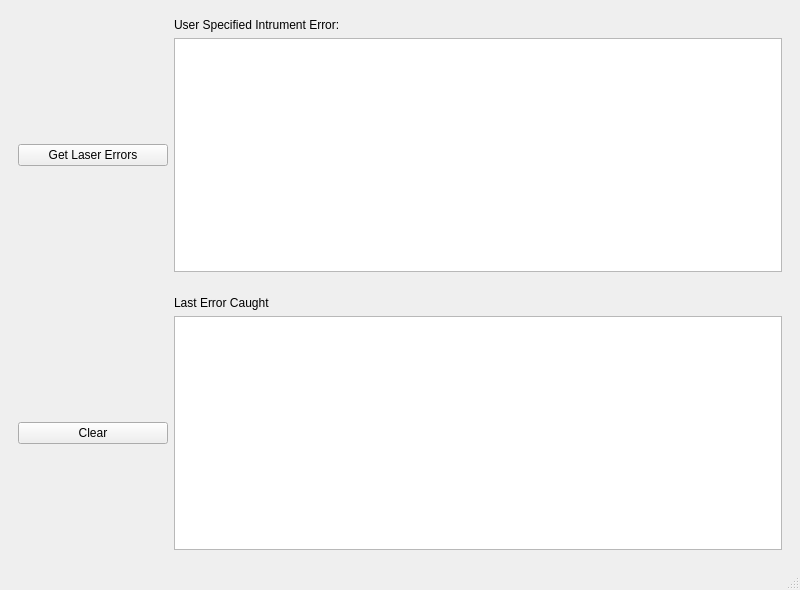
<?xml version="1.0" encoding="UTF-8"?>
<ui version="4.0">
 <class>DevWindow</class>
 <widget class="QMainWindow" name="DevWindow">
  <property name="geometry">
   <rect>
    <x>0</x>
    <y>0</y>
    <width>800</width>
    <height>590</height>
   </rect>
  </property>
  <property name="windowTitle">
   <string>Developer Window</string>
  </property>
  <property name="styleSheet">
   <string notr="true">QToolTip {
    border: 1px solid #76797C;
    background-color: #5A7566;
    color: white;
    padding: 0px;                /*remove padding, for fix combobox tooltip.*/
    opacity: 200;
}

QWidget {
    color: #eff0f1;
    background-color: #31363b;
    selection-background-color: #3daee9;
    selection-color: #eff0f1;
    background-clip: border;
    border-image: none;
    border: 0px transparent black;
    outline: 0;
}

QWidget:item:hover {
    background-color: #18465d;
    color: #eff0f1;
}

QWidget:item:selected {
    background-color: #18465d;
}

QCheckBox {
    spacing: 5px;
    outline: none;
    color: #eff0f1;
    margin-bottom: 2px;
}

QCheckBox:disabled {
    color: #76797C;
}

QCheckBox::indicator,
QGroupBox::indicator {
    width: 18px;
    height: 18px;
}

QGroupBox::indicator {
    margin-left: 2px;
}

QCheckBox::indicator:unchecked {
    image: url(:/qss_icons/rc/checkbox_unchecked.png);
}

QCheckBox::indicator:unchecked:hover,
QCheckBox::indicator:unchecked:pressed,
QGroupBox::indicator:unchecked:hover,
QGroupBox::indicator:unchecked:pressed {
    border: none;
    image: url(:/qss_icons/rc/checkbox_unchecked_focus.png);
}

QCheckBox::indicator:checked {
    image: url(:/qss_icons/rc/checkbox_checked_focus.png);
}

QCheckBox::indicator:checked:hover,
QCheckBox::indicator:checked:pressed,
QGroupBox::indicator:checked:hover,
QGroupBox::indicator:checked:pressed {
    border: none;
    image: url(:/qss_icons/rc/checkbox_checked_focus.png);
}

QCheckBox::indicator:indeterminate {
    image: url(:/qss_icons/rc/checkbox_indeterminate.png);
}

QCheckBox::indicator:indeterminate:hover,
QCheckBox::indicator:indeterminate:pressed {
    image: url(:/qss_icons/rc/checkbox_indeterminate_focus.png);
}

QCheckBox::indicator:checked:disabled,
QGroupBox::indicator:checked:disabled {
    image: url(:/qss_icons/rc/checkbox_checked_disabled.png);
}

QCheckBox::indicator:unchecked:disabled,
QGroupBox::indicator:unchecked:disabled {
    image: url(:/qss_icons/rc/checkbox_unchecked_disabled.png);
}

QRadioButton {
    spacing: 5px;
    outline: none;
    color: #eff0f1;
    margin-bottom: 2px;
}

QRadioButton:disabled {
    color: #76797C;
}

QRadioButton::indicator {
    width: 21px;
    height: 21px;
}

QRadioButton::indicator:unchecked {
    image: url(:/qss_icons/rc/radio_unchecked.png);
}

QRadioButton::indicator:unchecked:hover,
QRadioButton::indicator:unchecked:pressed {
    border: none;
    outline: none;
    image: url(:/qss_icons/rc/radio_unchecked_focus.png);
}

QRadioButton::indicator:checked {
    border: none;
    outline: none;
    image: url(:/qss_icons/rc/radio_checked.png);
}

QRadioButton::indicator:checked:hover,
QRadioButton::indicator:checked:pressed {
    border: none;
    outline: none;
    image: url(:/qss_icons/rc/radio_checked_focus.png);
}

QRadioButton::indicator:checked:disabled {
    outline: none;
    image: url(:/qss_icons/rc/radio_checked_disabled.png);
}

QRadioButton::indicator:unchecked:disabled {
    image: url(:/qss_icons/rc/radio_unchecked_disabled.png);
}

QMenuBar {
    background-color: #31363b;
    color: #eff0f1;
}

QMenuBar::item {
    background: transparent;
}

QMenuBar::item:selected {
    background: transparent;
    border: 1px solid #76797C;
}

QMenuBar::item:pressed {
    border: 1px solid #76797C;
    background-color: #3daee9;
    color: #eff0f1;
    margin-bottom: -1px;
    padding-bottom: 1px;
}

QMenu {
    border: 1px solid #76797C;
    color: #eff0f1;
    margin: 2px;
}

QMenu::icon {
    margin: 5px;
}

QMenu::item {
    padding: 5px 30px 5px 30px;
    border: 1px solid transparent;
    /* reserve space for selection border */
}

QMenu::item:selected {
    color: #eff0f1;
}

QMenu::separator {
    height: 2px;
    background: lightblue;
    margin-left: 10px;
    margin-right: 5px;
}

QMenu::indicator {
    width: 18px;
    height: 18px;
}


/* non-exclusive indicator = check box style indicator
   (see QActionGroup::setExclusive) */

QMenu::indicator:non-exclusive:unchecked {
    image: url(:/qss_icons/rc/checkbox_unchecked.png);
}

QMenu::indicator:non-exclusive:unchecked:selected {
    image: url(:/qss_icons/rc/checkbox_unchecked_disabled.png);
}

QMenu::indicator:non-exclusive:checked {
    image: url(:/qss_icons/rc/checkbox_checked_focus.png);
}

QMenu::indicator:non-exclusive:checked:selected {
    image: url(:/qss_icons/rc/checkbox_checked_disabled.png);
}


/* exclusive indicator = radio button style indicator (see QActionGroup::setExclusive) */

QMenu::indicator:exclusive:unchecked {
    image: url(:/qss_icons/rc/radio_unchecked.png);
}

QMenu::indicator:exclusive:unchecked:selected {
    image: url(:/qss_icons/rc/radio_unchecked_disabled.png);
}

QMenu::indicator:exclusive:checked {
    image: url(:/qss_icons/rc/radio_checked.png);
}

QMenu::indicator:exclusive:checked:selected {
    image: url(:/qss_icons/rc/radio_checked_disabled.png);
}

QMenu::right-arrow {
    margin: 5px;
    image: url(:/qss_icons/rc/right_arrow.png)
}

QWidget:disabled {
    color: #454545;
    background-color: #31363b;
}

QAbstractItemView {
    alternate-background-color: #31363b;
    color: #eff0f1;
    border: 1px solid #3A3939;
    border-radius: 2px;
}

QWidget:focus,
QMenuBar:focus {
    border: 1px solid #3daee9;
}

QTabWidget:focus,
QCheckBox:focus,
QRadioButton:focus,
QSlider:focus {
    border: none;
}

QLineEdit {
    background-color: #232629;
    padding: 5px;
    border-style: solid;
    border: 1px solid #76797C;
    border-radius: 2px;
    color: #eff0f1;
}

QAbstractItemView QLineEdit {
    padding: 0;
}

QGroupBox {
    border: 1px solid #76797C;
    border-radius: 2px;
    margin-top: 20px;
}

QGroupBox::title {
    subcontrol-origin: margin;
    subcontrol-position: top center;
    padding-left: 10px;
    padding-right: 10px;
    padding-top: 10px;
}

QAbstractScrollArea {
    border-radius: 2px;
    border: 1px solid #76797C;
    background-color: transparent;
}

QScrollBar:horizontal {
    height: 15px;
    margin: 3px 15px 3px 15px;
    border: 1px transparent #2A2929;
    border-radius: 4px;
    background-color: #2A2929;
}

QScrollBar::handle:horizontal {
    background-color: #605F5F;
    min-width: 5px;
    border-radius: 4px;
}

QScrollBar::add-line:horizontal {
    margin: 0px 3px 0px 3px;
    border-image: url(:/qss_icons/rc/right_arrow_disabled.png);
    width: 10px;
    height: 10px;
    subcontrol-position: right;
    subcontrol-origin: margin;
}

QScrollBar::sub-line:horizontal {
    margin: 0px 3px 0px 3px;
    border-image: url(:/qss_icons/rc/left_arrow_disabled.png);
    height: 10px;
    width: 10px;
    subcontrol-position: left;
    subcontrol-origin: margin;
}

QScrollBar::add-line:horizontal:hover,
QScrollBar::add-line:horizontal:on {
    border-image: url(:/qss_icons/rc/right_arrow.png);
    height: 10px;
    width: 10px;
    subcontrol-position: right;
    subcontrol-origin: margin;
}

QScrollBar::sub-line:horizontal:hover,
QScrollBar::sub-line:horizontal:on {
    border-image: url(:/qss_icons/rc/left_arrow.png);
    height: 10px;
    width: 10px;
    subcontrol-position: left;
    subcontrol-origin: margin;
}

QScrollBar::up-arrow:horizontal,
QScrollBar::down-arrow:horizontal {
    background: none;
}

QScrollBar::add-page:horizontal,
QScrollBar::sub-page:horizontal {
    background: none;
}

QScrollBar:vertical {
    background-color: #2A2929;
    width: 15px;
    margin: 15px 3px 15px 3px;
    border: 1px transparent #2A2929;
    border-radius: 4px;
}

QScrollBar::handle:vertical {
    background-color: #605F5F;
    min-height: 5px;
    border-radius: 4px;
}

QScrollBar::sub-line:vertical {
    margin: 3px 0px 3px 0px;
    border-image: url(:/qss_icons/rc/up_arrow_disabled.png);
    height: 10px;
    width: 10px;
    subcontrol-position: top;
    subcontrol-origin: margin;
}

QScrollBar::add-line:vertical {
    margin: 3px 0px 3px 0px;
    border-image: url(:/qss_icons/rc/down_arrow_disabled.png);
    height: 10px;
    width: 10px;
    subcontrol-position: bottom;
    subcontrol-origin: margin;
}

QScrollBar::sub-line:vertical:hover,
QScrollBar::sub-line:vertical:on {
    border-image: url(:/qss_icons/rc/up_arrow.png);
    height: 10px;
    width: 10px;
    subcontrol-position: top;
    subcontrol-origin: margin;
}

QScrollBar::add-line:vertical:hover,
QScrollBar::add-line:vertical:on {
    border-image: url(:/qss_icons/rc/down_arrow.png);
    height: 10px;
    width: 10px;
    subcontrol-position: bottom;
    subcontrol-origin: margin;
}

QScrollBar::up-arrow:vertical,
QScrollBar::down-arrow:vertical {
    background: none;
}

QScrollBar::add-page:vertical,
QScrollBar::sub-page:vertical {
    background: none;
}

QTextEdit {
    background-color: #232629;
    color: #eff0f1;
    border: 1px solid #76797C;
}

QPlainTextEdit {
    background-color: #232629;
    ;
    color: #eff0f1;
    border-radius: 2px;
    border: 1px solid #76797C;
}

QHeaderView::section {
    background-color: #76797C;
    color: #eff0f1;
    padding: 5px;
    border: 1px solid #76797C;
}

QSizeGrip {
    image: url(:/qss_icons/rc/sizegrip.png);
    width: 12px;
    height: 12px;
}

QMainWindow::separator {
    background-color: #31363b;
    color: white;
    padding-left: 4px;
    spacing: 2px;
    border: 1px dashed #76797C;
}

QMainWindow::separator:hover {
    background-color: #787876;
    color: white;
    padding-left: 4px;
    border: 1px solid #76797C;
    spacing: 2px;
}

QMenu::separator {
    height: 1px;
    background-color: #76797C;
    color: white;
    padding-left: 4px;
    margin-left: 10px;
    margin-right: 5px;
}

QFrame {
    border-radius: 2px;
    border: 1px solid #76797C;
}

QFrame[frameShape=&quot;0&quot;] {
    border-radius: 2px;
    border: 1px transparent #76797C;
}

QStackedWidget {
    border: 1px transparent black;
}

QToolBar {
    border: 1px transparent #393838;
    background: 1px solid #31363b;
    font-weight: bold;
}

QToolBar::handle:horizontal {
    image: url(:/qss_icons/rc/Hmovetoolbar.png);
}

QToolBar::handle:vertical {
    image: url(:/qss_icons/rc/Vmovetoolbar.png);
}

QToolBar::separator:horizontal {
    image: url(:/qss_icons/rc/Hsepartoolbar.png);
}

QToolBar::separator:vertical {
    image: url(:/qss_icons/rc/Vsepartoolbar.png);
}

QToolButton#qt_toolbar_ext_button {
    background: #58595a
}

QPushButton {
    color: #eff0f1;
    background-color: #31363b;
    border-width: 1px;
    border-color: #76797C;
    border-style: solid;
    padding: 5px;
    border-radius: 2px;
    outline: none;
}

QPushButton:disabled {
    background-color: #31363b;
    border-width: 1px;
    border-color: #454545;
    border-style: solid;
    padding-top: 5px;
    padding-bottom: 5px;
    padding-left: 10px;
    padding-right: 10px;
    border-radius: 2px;
    color: #454545;
}


QPushButton:pressed {
    background-color: #3daee9;
    padding-top: -15px;
    padding-bottom: -17px;
}

QComboBox {
    selection-background-color: #3daee9;
    border-style: solid;
    border: 1px solid #76797C;
    border-radius: 2px;
    padding: 5px;
    min-width: 75px;
}

QComboBox:hover,
QPushButton:hover,
QAbstractSpinBox:hover,
QLineEdit:hover,
QTextEdit:hover,
QPlainTextEdit:hover,
QAbstractView:hover,
QTreeView:hover {
    border: 1px solid #3daee9;
    color: #eff0f1;
}

QComboBox:on {
    padding-top: 3px;
    padding-left: 4px;
    selection-background-color: #4a4a4a;
}

QComboBox QAbstractItemView {
    background-color: #232629;
    border-radius: 2px;
    border: 1px solid #76797C;
    selection-background-color: #18465d;
}

QComboBox::drop-down {
    subcontrol-origin: padding;
    subcontrol-position: top right;
    width: 15px;
    border-left-width: 0px;
    border-left-color: darkgray;
    border-left-style: solid;
    border-top-right-radius: 3px;
    border-bottom-right-radius: 3px;
}

QComboBox::down-arrow {
    image: url(:/qss_icons/rc/down_arrow_disabled.png);
}

QComboBox::down-arrow:on,
QComboBox::down-arrow:hover,
QComboBox::down-arrow:focus {
    image: url(:/qss_icons/rc/down_arrow.png);
}

QAbstractSpinBox {
    padding: 5px;
    border: 1px solid #76797C;
    background-color: #232629;
    color: #eff0f1;
    border-radius: 2px;
    min-width: 75px;
}

QAbstractSpinBox:up-button {
    background-color: transparent;
    subcontrol-origin: border;
    subcontrol-position: center right;
}

QAbstractSpinBox:down-button {
    background-color: transparent;
    subcontrol-origin: border;
    subcontrol-position: center left;
}

QAbstractSpinBox::up-arrow,
QAbstractSpinBox::up-arrow:disabled,
QAbstractSpinBox::up-arrow:off {
    image: url(:/qss_icons/rc/up_arrow_disabled.png);
    width: 10px;
    height: 10px;
}

QAbstractSpinBox::up-arrow:hover {
    image: url(:/qss_icons/rc/up_arrow.png);
}

QAbstractSpinBox::down-arrow,
QAbstractSpinBox::down-arrow:disabled,
QAbstractSpinBox::down-arrow:off {
    image: url(:/qss_icons/rc/down_arrow_disabled.png);
    width: 10px;
    height: 10px;
}

QAbstractSpinBox::down-arrow:hover {
    image: url(:/qss_icons/rc/down_arrow.png);
}

QLabel {
    border: 0px solid black;
}

QTabWidget {
    border: 0px transparent black;
}

QTabWidget::pane {
    border: 1px solid #76797C;
    padding: 5px;
    margin: 0px;
}

QTabWidget::tab-bar {
    /* left: 5px; move to the right by 5px */
}

QTabBar {
    qproperty-drawBase: 0;
    border-radius: 3px;
}

QTabBar:focus {
    border: 0px transparent black;
}

QTabBar::close-button {
    image: url(:/qss_icons/rc/close.png);
    background: transparent;
}

QTabBar::close-button:hover {
    image: url(:/qss_icons/rc/close-hover.png);
    background: transparent;
}

QTabBar::close-button:pressed {
    image: url(:/qss_icons/rc/close-pressed.png);
    background: transparent;
}


/* TOP TABS */

QTabBar::tab:top {
    color: #eff0f1;
    border: 1px solid #76797C;
    border-bottom: 1px transparent black;
    background-color: #31363b;
    padding: 5px;
    min-width: 50px;
    border-top-left-radius: 2px;
    border-top-right-radius: 2px;
}

QTabBar::tab:top:selected {
    color: #eff0f1;
    background-color: #54575B;
    border: 1px solid #76797C;
    border-bottom: 2px solid #3daee9;
    border-top-left-radius: 2px;
    border-top-right-radius: 2px;
}

QTabBar::tab:top:!selected:hover {
    background-color: #3daee9;
}


/* BOTTOM TABS */

QTabBar::tab:bottom {
    color: #eff0f1;
    border: 1px solid #76797C;
    border-top: 1px transparent black;
    background-color: #31363b;
    padding: 5px;
    border-bottom-left-radius: 2px;
    border-bottom-right-radius: 2px;
    min-width: 50px;
}

QTabBar::tab:bottom:selected {
    color: #eff0f1;
    background-color: #54575B;
    border: 1px solid #76797C;
    border-top: 2px solid #3daee9;
    border-bottom-left-radius: 2px;
    border-bottom-right-radius: 2px;
}

QTabBar::tab:bottom:!selected:hover {
    background-color: #3daee9;
}


/* LEFT TABS */

QTabBar::tab:left {
    color: #eff0f1;
    border: 1px solid #76797C;
    border-left: 1px transparent black;
    background-color: #31363b;
    padding: 5px;
    border-top-right-radius: 2px;
    border-bottom-right-radius: 2px;
    min-height: 50px;
}

QTabBar::tab:left:selected {
    color: #eff0f1;
    background-color: #54575B;
    border: 1px solid #76797C;
    border-left: 2px solid #3daee9;
    border-top-right-radius: 2px;
    border-bottom-right-radius: 2px;
}

QTabBar::tab:left:!selected:hover {
    background-color: #3daee9;
}


/* RIGHT TABS */

QTabBar::tab:right {
    color: #eff0f1;
    border: 1px solid #76797C;
    border-right: 1px transparent black;
    background-color: #31363b;
    padding: 5px;
    border-top-left-radius: 2px;
    border-bottom-left-radius: 2px;
    min-height: 50px;
}

QTabBar::tab:right:selected {
    color: #eff0f1;
    background-color: #54575B;
    border: 1px solid #76797C;
    border-right: 2px solid #3daee9;
    border-top-left-radius: 2px;
    border-bottom-left-radius: 2px;
}

QTabBar::tab:right:!selected:hover {
    background-color: #3daee9;
}

QTabBar QToolButton::right-arrow:enabled {
    image: url(:/qss_icons/rc/right_arrow.png);
}

QTabBar QToolButton::left-arrow:enabled {
    image: url(:/qss_icons/rc/left_arrow.png);
}

QTabBar QToolButton::right-arrow:disabled {
    image: url(:/qss_icons/rc/right_arrow_disabled.png);
}

QTabBar QToolButton::left-arrow:disabled {
    image: url(:/qss_icons/rc/left_arrow_disabled.png);
}

QDockWidget {
    background: #31363b;
    border: 1px solid #403F3F;
    titlebar-close-icon: url(:/qss_icons/rc/close.png);
    titlebar-normal-icon: url(:/qss_icons/rc/undock.png);
}

QDockWidget::close-button,
QDockWidget::float-button {
    border: 1px solid transparent;
    border-radius: 2px;
    background: transparent;
}

QDockWidget::close-button:hover,
QDockWidget::float-button:hover {
    background: rgba(255, 255, 255, 10);
}

QDockWidget::close-button:pressed,
QDockWidget::float-button:pressed {
    padding: 1px -1px -1px 1px;
    background: rgba(255, 255, 255, 10);
}

QTreeView,
QListView {
    border: 1px solid #76797C;
    background-color: #232629;
}

QTreeView:branch:selected,
QTreeView:branch:hover {
    background: url(:/qss_icons/rc/transparent.png);
}

QTreeView::branch:has-siblings:!adjoins-item {
    border-image: url(:/qss_icons/rc/transparent.png);
}

QTreeView::branch:has-siblings:adjoins-item {
    border-image: url(:/qss_icons/rc/transparent.png);
}

QTreeView::branch:!has-children:!has-siblings:adjoins-item {
    border-image: url(:/qss_icons/rc/transparent.png);
}

QTreeView::branch:has-children:!has-siblings:closed,
QTreeView::branch:closed:has-children:has-siblings {
    image: url(:/qss_icons/rc/branch_closed.png);
}

QTreeView::branch:open:has-children:!has-siblings,
QTreeView::branch:open:has-children:has-siblings {
    image: url(:/qss_icons/rc/branch_open.png);
}

QTreeView::branch:has-children:!has-siblings:closed:hover,
QTreeView::branch:closed:has-children:has-siblings:hover {
    image: url(:/qss_icons/rc/branch_closed-on.png);
}

QTreeView::branch:open:has-children:!has-siblings:hover,
QTreeView::branch:open:has-children:has-siblings:hover {
    image: url(:/qss_icons/rc/branch_open-on.png);
}

QListView::item:!selected:hover,
QTreeView::item:!selected:hover {
    background: #18465d;
    outline: 0;
    color: #eff0f1
}

QListView::item:selected:hover,
QTreeView::item:selected:hover {
    background: #287399;
    color: #eff0f1;
}

QTreeView::indicator:checked,
QListView::indicator:checked {
    image: url(:/qss_icons/rc/checkbox_checked.png);
}

QTreeView::indicator:unchecked,
QListView::indicator:unchecked {
    image: url(:/qss_icons/rc/checkbox_unchecked.png);
}

QTreeView::indicator:checked:hover,
QTreeView::indicator:checked:focus,
QTreeView::indicator:checked:pressed,
QListView::indicator:checked:hover,
QListView::indicator:checked:focus,
QListView::indicator:checked:pressed {
    image: url(:/qss_icons/rc/checkbox_checked_focus.png);
}

QTreeView::indicator:unchecked:hover,
QTreeView::indicator:unchecked:focus,
QTreeView::indicator:unchecked:pressed,
QListView::indicator:unchecked:hover,
QListView::indicator:unchecked:focus,
QListView::indicator:unchecked:pressed {
    image: url(:/qss_icons/rc/checkbox_unchecked_focus.png);
}

QSlider::groove:horizontal {
    border: 1px solid #565a5e;
    height: 4px;
    background: #565a5e;
    margin: 0px;
    border-radius: 2px;
}

QSlider::handle:horizontal {
    background: #232629;
    border: 1px solid #565a5e;
    width: 16px;
    height: 16px;
    margin: -8px 0;
    border-radius: 9px;
}

QSlider::groove:vertical {
    border: 1px solid #565a5e;
    width: 4px;
    background: #565a5e;
    margin: 0px;
    border-radius: 3px;
}

QSlider::handle:vertical {
    background: #232629;
    border: 1px solid #565a5e;
    width: 16px;
    height: 16px;
    margin: 0 -8px;
    border-radius: 9px;
}

QToolButton {
    background-color: transparent;
    border: 1px transparent #76797C;
    border-radius: 2px;
    margin: 3px;
    padding: 5px;
}

QToolButton[popupMode=&quot;1&quot;] {
    /* only for MenuButtonPopup */
    padding-right: 20px;
    /* make way for the popup button */
    border: 1px #76797C;
    border-radius: 5px;
}

QToolButton[popupMode=&quot;2&quot;] {
    /* only for InstantPopup */
    padding-right: 10px;
    /* make way for the popup button */
    border: 1px #76797C;
}

QToolButton:hover,
QToolButton::menu-button:hover {
    background-color: transparent;
    border: 1px solid #3daee9;
    padding: 5px;
}

QToolButton:checked,
QToolButton:pressed,
QToolButton::menu-button:pressed {
    background-color: #3daee9;
    border: 1px solid #3daee9;
    padding: 5px;
}


/* the subcontrol below is used only in the InstantPopup or DelayedPopup mode */

QToolButton::menu-indicator {
    image: url(:/qss_icons/rc/down_arrow.png);
    top: -7px;
    left: -2px;
    /* shift it a bit */
}


/* the subcontrols below are used only in the MenuButtonPopup mode */

QToolButton::menu-button {
    border: 1px transparent #76797C;
    border-top-right-radius: 6px;
    border-bottom-right-radius: 6px;
    /* 16px width + 4px for border = 20px allocated above */
    width: 16px;
    outline: none;
}

QToolButton::menu-arrow {
    image: url(:/qss_icons/rc/down_arrow.png);
}

QToolButton::menu-arrow:open {
    border: 1px solid #76797C;
}

QPushButton::menu-indicator {
    subcontrol-origin: padding;
    subcontrol-position: bottom right;
    left: 8px;
}

QTableView {
    border: 1px solid #76797C;
    gridline-color: #31363b;
    background-color: #232629;
}

QTableView,
QHeaderView {
    border-radius: 0px;
}

QTableView::item:pressed,
QListView::item:pressed,
QTreeView::item:pressed {
    background: #18465d;
    color: #eff0f1;
}

QTableView::item:selected:active,
QTreeView::item:selected:active,
QListView::item:selected:active {
    background: #287399;
    color: #eff0f1;
}

QHeaderView {
    background-color: #31363b;
    border: 1px transparent;
    border-radius: 0px;
    margin: 0px;
    padding: 0px;
}

QHeaderView::section {
    background-color: #31363b;
    color: #eff0f1;
    padding: 5px;
    border: 1px solid #76797C;
    border-radius: 0px;
    text-align: center;
}

QHeaderView::section::vertical::first,
QHeaderView::section::vertical::only-one {
    border-top: 1px solid #76797C;
}

QHeaderView::section::vertical {
    border-top: transparent;
}

QHeaderView::section::horizontal::first,
QHeaderView::section::horizontal::only-one {
    border-left: 1px solid #76797C;
}

QHeaderView::section::horizontal {
    border-left: transparent;
}

QHeaderView::section:checked {
    color: white;
    background-color: #334e5e;
}


/* style the sort indicator */

QHeaderView::down-arrow {
    image: url(:/qss_icons/rc/down_arrow.png);
}

QHeaderView::up-arrow {
    image: url(:/qss_icons/rc/up_arrow.png);
}

QTableCornerButton::section {
    background-color: #31363b;
    border: 1px transparent #76797C;
    border-radius: 0px;
}

QToolBox {
    padding: 5px;
    border: 1px transparent black;
}

QToolBox::tab {
    color: #eff0f1;
    background-color: #31363b;
    border: 1px solid #76797C;
    border-bottom: 1px transparent #31363b;
    border-top-left-radius: 5px;
    border-top-right-radius: 5px;
}

QToolBox::tab:selected {
    /* italicize selected tabs */
    font: italic;
    background-color: #31363b;
    border-color: #3daee9;
}

QStatusBar::item {
    border: 0px transparent dark;
}

QFrame[height=&quot;3&quot;],
QFrame[width=&quot;3&quot;] {
    background-color: #76797C;
}

QSplitter::handle {
    border: 1px dashed #76797C;
}

QSplitter::handle:hover {
    background-color: #787876;
    border: 1px solid #76797C;
}

QSplitter::handle:horizontal {
    width: 1px;
}

QSplitter::handle:vertical {
    height: 1px;
}

QProgressBar {
    border: 1px solid #76797C;
    border-radius: 5px;
    text-align: center;
}

QProgressBar::chunk {
    background-color: #05B8CC;
}

QDateEdit {
    selection-background-color: #3daee9;
    border-style: solid;
    border: 1px solid #3375A3;
    border-radius: 2px;
    padding: 1px;
    min-width: 75px;
}

QDateEdit:on {
    padding-top: 3px;
    padding-left: 4px;
    selection-background-color: #4a4a4a;
}

QDateEdit QAbstractItemView {
    background-color: #232629;
    border-radius: 2px;
    border: 1px solid #3375A3;
    selection-background-color: #3daee9;
}

QDateEdit::drop-down {
    subcontrol-origin: padding;
    subcontrol-position: top right;
    width: 15px;
    border-left-width: 0px;
    border-left-color: darkgray;
    border-left-style: solid;
    border-top-right-radius: 3px;
    border-bottom-right-radius: 3px;
}

QDateEdit::down-arrow {
    image: url(:/qss_icons/rc/down_arrow_disabled.png);
}

QDateEdit::down-arrow:on,
QDateEdit::down-arrow:hover,
QDateEdit::down-arrow:focus {
    image: url(:/qss_icons/rc/down_arrow.png);
}</string>
  </property>
  <widget class="QWidget" name="centralwidget">
   <layout class="QVBoxLayout" name="verticalLayout">
    <item>
     <widget class="QWidget" name="widget" native="true">
      <layout class="QGridLayout" name="gridLayout_2">
       <item row="1" column="1">
        <widget class="QTextBrowser" name="text_error"/>
       </item>
       <item row="1" column="0">
        <widget class="QPushButton" name="butt_getLaserErr">
         <property name="minimumSize">
          <size>
           <width>150</width>
           <height>0</height>
          </size>
         </property>
         <property name="maximumSize">
          <size>
           <width>150</width>
           <height>16777215</height>
          </size>
         </property>
         <property name="text">
          <string>Get Laser Errors</string>
         </property>
        </widget>
       </item>
       <item row="0" column="1">
        <widget class="QLabel" name="label_2">
         <property name="text">
          <string>User Specified Intrument Error:</string>
         </property>
        </widget>
       </item>
      </layout>
     </widget>
    </item>
    <item>
     <widget class="QWidget" name="widget_2" native="true">
      <layout class="QGridLayout" name="gridLayout">
       <item row="1" column="1">
        <widget class="QTextBrowser" name="text_lastError"/>
       </item>
       <item row="1" column="0">
        <widget class="QPushButton" name="butt_clearError">
         <property name="minimumSize">
          <size>
           <width>150</width>
           <height>0</height>
          </size>
         </property>
         <property name="maximumSize">
          <size>
           <width>150</width>
           <height>16777215</height>
          </size>
         </property>
         <property name="text">
          <string>Clear</string>
         </property>
        </widget>
       </item>
       <item row="0" column="1">
        <widget class="QLabel" name="label">
         <property name="text">
          <string>Last Error Caught</string>
         </property>
        </widget>
       </item>
      </layout>
     </widget>
    </item>
   </layout>
  </widget>
  <widget class="QMenuBar" name="menubar">
   <property name="geometry">
    <rect>
     <x>0</x>
     <y>0</y>
     <width>800</width>
     <height>22</height>
    </rect>
   </property>
  </widget>
  <widget class="QStatusBar" name="statusbar"/>
 </widget>
 <resources>
  <include location="QDarkStyleSheet-master/qdarkstyle/style.qrc"/>
 </resources>
 <connections/>
</ui>
